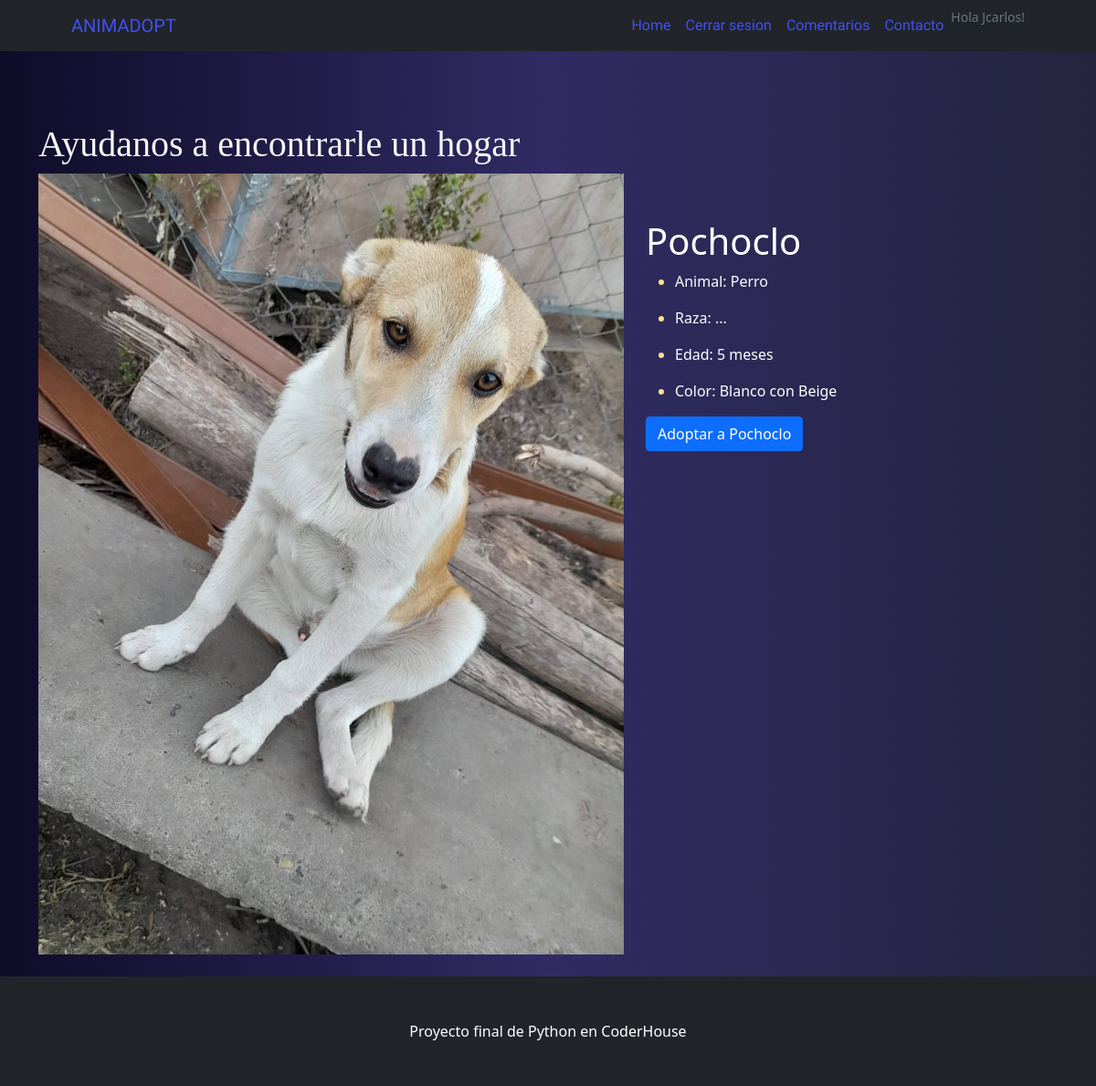
/project/mascota/12 (signed in), run on the app's committed database.
### blogapp/models.py (models this page shows)
class Mascotas(models.Model):
    nombre = models.CharField(max_length=200)
    animal = models.CharField(max_length=200)
    raza = models.CharField(max_length=100)
    edad = models.CharField(max_length=100)
    color = models.CharField(max_length=200)
    imagen = models.ImageField(upload_to='fotosmascotas', null=True, blank=True)

### blogapp/views.py (the view)
# urls.py: path('mascota/<id>', mostrar_articulo_completo, name="mostrar-mascota"),
def mostrar_articulo_completo(request, id):
    mascotas = Mascotas.objects.get(id=id)
    return render(request, "blogapp/mostrar_articulo_completo.html", {"mascotas": mascotas})

### blogapp/templates/blogapp/mostrar_articulo_completo.html (shortened to what this page needs)
{% extends 'blogapp/base.html' %}
{% block contenido %}
<div class="container">
    <h1 style="color: whitesmoke;" class="fancy"> Ayudanos a encontrarle un hogar </h1>
    <div class="row">
      <div class="col-md-7">
        <a href="#">
          <img style="max-height: 900px;" class="img-fluid" src=" {{mascotas.imagen.url}} " alt="">
        </a>
      </div>
      <div class="col-md-5">
        <h1 style="color: white; margin-top: 50px;">{{mascotas.nombre}}</h1>
        <ul>
            <li style="color: rgb(255, 224, 145);" >
              <p style="color: white;">Animal: {{mascotas.animal}}</p>
            </li>
            <li style="color: rgb(255, 224, 145);" >
                <p style="color: white;">Raza: {{mascotas.raza}}</p>
            </li>
            <li style="color: rgb(255, 224, 145);" >
                <p style="color: white;">Edad: {{mascotas.edad}}</p>
            </li>
            <li style="color: rgb(255, 224, 145);">
                <p style="color: white;">Color: {{mascotas.color}}</p>
            </li>
        </ul>
        {% if request.user.is_authenticated%}
        <a class="btn btn-primary" href="{% url 'adoptar' mascotas.id %}">Adoptar a {{mascotas.nombre}} </a>
        {% else %}
        <p style="color: red">Debes iniciar sesion para poder realizar una adopcion!</p>
        <a class="btn btn-primary disabled" href="#">Adoptar a {{mascotas.nombre}} </a>
        {% endif %}
      </div>
    </div>
</div>
<br>
{% endblock %}

### blogapp/templates/blogapp/base.html (shortened to what this page needs)
<!DOCTYPE html>
<html lang="en">
    <head>
        {% load static %}
        <link href=" {% static 'css/styles.css' %} " rel="stylesheet" />
    </head>
    <body>
        <nav class="navbar navbar-expand-lg navbar-dark bg-dark">
            <div class="container px-5">
                <a style="font-family: 'Zen Dots', cursive; color: rgb(66, 78, 246);" class="navbar-brand" href=" {% url 'home' %} ">ANIMADOPT</a>
                <div class="collapse navbar-collapse" id="navbarSupportedContent">
                    <ul class="navbar-nav ms-auto mb-2 mb-lg-0">
                        <li class="nav-item"><a style="font-family: 'Zen Dots', cursive; color: rgb(66, 78, 246);" class="nav-link active" aria-current="page" href=" {% url 'home' %} ">Home</a></li>
                        {% if request.user.is_authenticated %}
                        <li class="nav-item"><a style="font-family: 'Zen Dots', cursive; color: rgb(66, 78, 246);" class="nav-link" href="{% url 'logout' %}">Cerrar sesion</a>
                        <li class="nav-item"><a style="font-family: 'Zen Dots', cursive; color: rgb(66, 78, 246);" class="nav-link" href="{% url 'lcomen' %}">Comentarios</a>
                        </li>
                        {% else %}
                        <li class="nav-item"><a style="font-family: 'Zen Dots', cursive; color: rgb(66, 78, 246);" class="nav-link" href="{% url 'login' %}">Iniciar sesion</a></li>
                        {% endif %}
                        <li class="nav-item"><a style="font-family: 'Zen Dots', cursive; color: rgb(66, 78, 246);" class="nav-link" href="{% url 'contacto' %}">Contacto</a></li>
                        <li class="small text-muted mb-4 mb-lg-0">Hola {{request.user.username}}!</a>
                    </ul>
                </div>
            </div>
        </nav>
        {% block contenido %}
        {% endblock %}
        <footer class="py-5 bg-dark">
            <div class="container px-4 px-lg-5"><p class="m-0 text-center text-white">Proyecto final de Python en CoderHouse</p></div>
        </footer>
    </body>
</html>

### blogapp/templates/blogapp/base.html (style rules this page uses)
body { background-image: linear-gradient(to right, #0f0c29, #302b63, #24243e); }

### blogapp/templates/blogapp/mostrar_articulo_completo.html (style rules this page uses)
.fancy { font-family: fantasy; margin-top: 7%; }

### data on the page
Mascotas: imagen (picture), nombre "Pochoclo", animal "Perro", raza "...", edad "5 meses", color "Blanco con Beige"

### other printed values
{{ request.user.username }} "Jcarlos"
